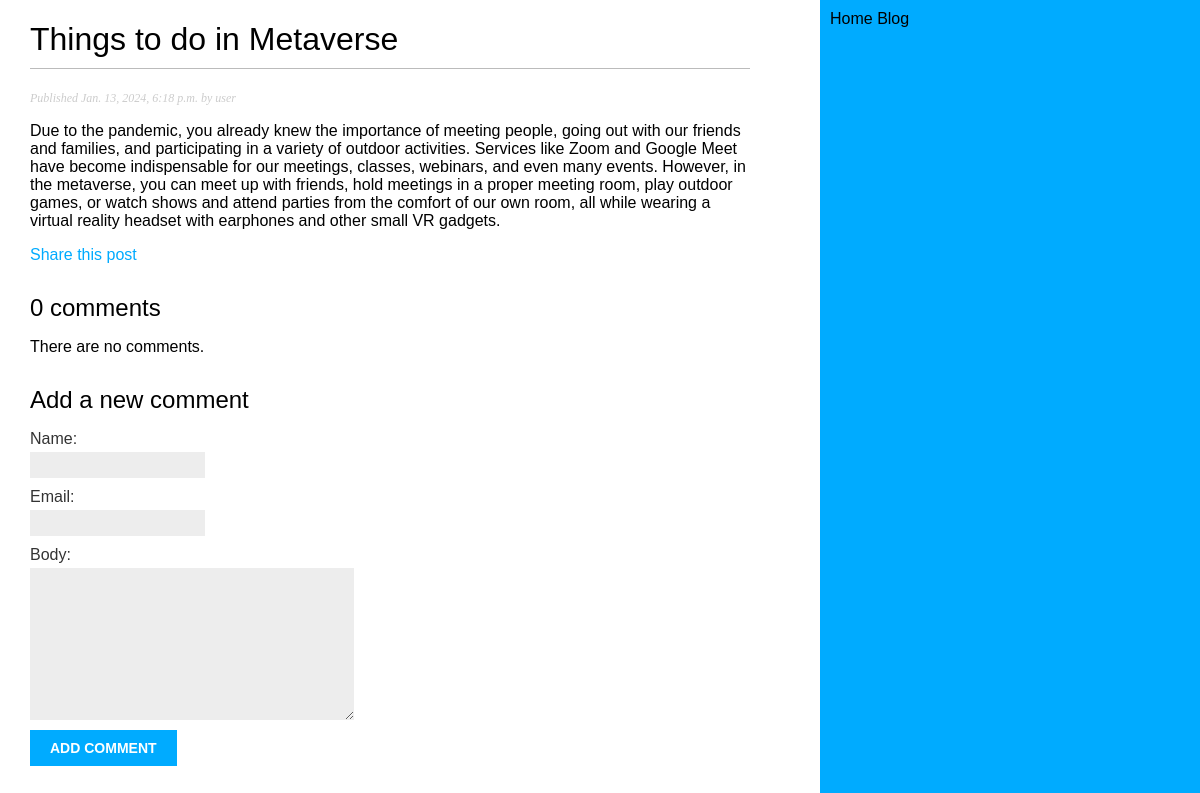
Screenshot of /blog/2024/1/13/things-to-do-in-metaverse/ with the database file from the repository.
### blog/models.py (models this page shows, shortened)
class Post(models.Model):
 class Status(models.TextChoices):
       DRAFT = 'DF', 'Draft'
       PUBLISHED = 'PB', 'Published'
 title = models.CharField(max_length=250)
 slug = models.SlugField(max_length=250,
                        unique_for_date='publish')
 author = models.ForeignKey(User, on_delete=models.CASCADE, related_name='blog_posts')
 body = models.TextField()
 publish = models.DateTimeField(default=timezone.now)
 created = models.DateTimeField(auto_now_add=True)
 updated = models.DateTimeField(auto_now=True)
 status = models.CharField(max_length=2,choices=Status.choices, default=Status.DRAFT)
 objects = models.Manager() # The default manager.
 published = PublishedManager() # Our custom manager.
 class Meta:
     ordering : ['-publish']
     indexes = [
       models.Index(fields=['-publish']),
   ]

### blog/views.py (the view)
def post_detail(request, year, month, day, post):
     post = get_object_or_404(Post,
                             status=Post.Status.PUBLISHED,
                             slug=post,
                             publish__year=year,
                             publish__month=month,
                             publish__day=day)
     comments = post.comments.filter(active=True)
     form = CommentForm()
     return render(request,
                 'blog/post/detail.html',
                  {'post': post,
                  'comments': comments,
                  'form': form})

### blog/forms.py
class CommentForm(forms.ModelForm):
        class Meta:
                model = Comment
                fields = ['name','email','body']

### blog/templates/blog/post/detail.html (shortened to what this page needs)
{% extends "blog/base.html" %}
{% block content %}
 <h1>{{ post.title }}</h1>
 <p class="date">
 Published {{ post.publish }} by {{ post.author }}
 </p>
 {{ post.body|linebreaks }}
 <p>
    <a href="{% url 'blog:post_share' post.id %}" >
    Share this post
    </a>
    </p>
    {% with comments.count as total_comments %}
 <h2>
 {{ total_comments }} comment{{ total_comments|pluralize }}
 </h2>
 {% endwith %}
 {% for comment in comments %}
 <div class="comment">
    <p class="info">
        Comment {{ forloop.counter }} by {{ comment.name }}
        {{ comment.created }}
        </p>
        {{ comment.body|linebreaks }}
        </div>
    {% empty %}
        <p>There are no comments.</p>
    {% endfor %}
    {% include "blog/post/includes/comment_form.html" %}
{% endblock %}

### blog/static/css/blog.css (style rules this page uses)
body { margin:0; padding:0; font-family:helvetica, sans-serif; }
a { color:#00abff; text-decoration:none; }
h1 { font-weight:normal; border-bottom:1px solid #bbb; padding:0 0 10px 0; }
h2 { font-weight:normal; margin:30px 0 0; }
p.date { color:#ccc; font-family: georgia, serif; font-size: 12px; font-style: italic; }
label { float:left; clear:both; color:#333; margin-bottom:4px; }
input, textarea { clear:both; float:left; margin:0 0 10px; background:#ededed; border:0; padding:6px 10px; font-size:12px; }

### rows the page displays
Post: title "Things to do in Metaverse", publish "Jan. 13, 2024, 6:18 p.m.", author "user", body "Due to the pandemic, you already knew the importance of meeting people, going out with our friends and families, and participating in a variety of outdoor activities. Services like Zoom and Google Meet have become indispensable for our meetings, classes, webinars, and even many events. However, in the metaverse, you can meet up with friends, hold meetings in a proper meeting room, play outdoor games, or watch shows and attend parties from the comfort of our own room, all while wearing a virtual reality headset with earphones and other small VR gadgets."

### other values shown
{{ total_comments }} "0"
